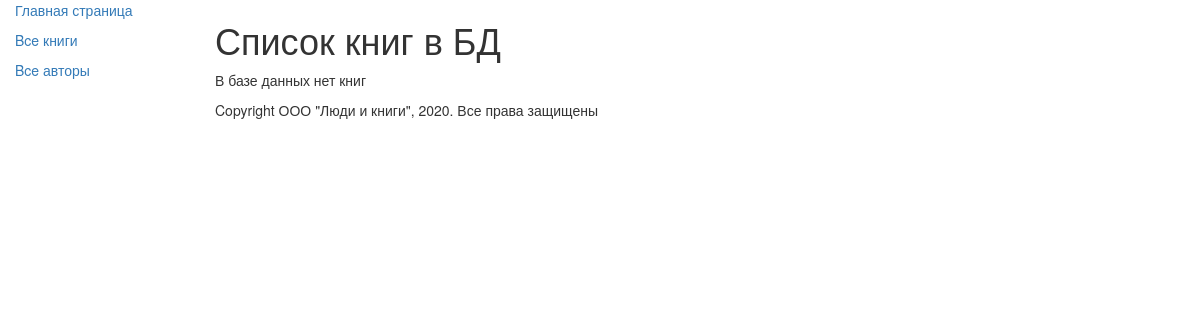
The page /books/ on the database as committed earlier.
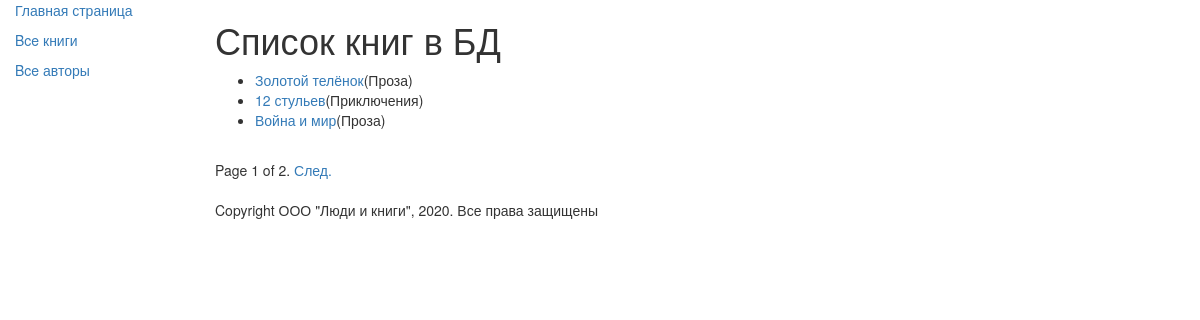
The same page on the database as committed later.
### catalog/models.py (models this page shows, shortened)
class Book(models.Model):
    title    = models.CharField(max_length=150, help_text='Введите название книги', verbose_name='Название книги')
    genre    = models.ForeignKey('Genre', on_delete=models.CASCADE, help_text="Выберите жанр для книги", verbose_name="Жанр книги", null=True)
    language = models.ForeignKey('Language', on_delete=models.CASCADE, help_text="Выберите язык книги", verbose_name="Язык книги", null=True)
    author   = models.ManyToManyField('Author', help_text="Выберите автора книги", verbose_name="Автор книги")
    summary  = models.TextField(max_length=1000, help_text="Введите краткое описание книги", verbose_name="Аннотация книги")
    isbn     = models.CharField(max_length=13, help_text="Должно содержать 13 символов", verbose_name="ISBN книги")
    def get_absolute_url(self):
        return reverse('book-detail', args=[str(self.id)])
    def display_author(self):
        return ', '.join([author.last_name for author in self.author.all()])
    display_author.short_description = 'Авторы'

class Genre(models.Model):
    name = models.CharField(max_length=200, help_text='Введите жанр книги', verbose_name='Жанр книги')
    def __str__(self):
        return self.name

### catalog/views.py (the view)
# urls.py: re_path(r'^books/$', views.BookListView.as_view(), name='books'),
class BookListView(generic.ListView):
    model = Book
    paginate_by = 3

### catalog/templates/catalog/book_list.html
{% extends "catalog/base.html" %}
{% block content %}
    <h1>Список книг в БД</h1>
    {% if book_list %}
        <ul>
            {% for book in book_list %}
            <li><a href="{{ book.get_absolute_url }}">{{ book.title }}</a>({{ book.genre }})</li>
            {% endfor %}
        </ul>
    {% else %}
        <p>В базе данных нет книг</p>
    {% endif %}
{% endblock %}

Rows that differ between the two databases and show on the page:
added Book: title "Золотой телёнок", genre "Проза"
added Book: title "12 стульев", genre "Приключения"
added Book: title "Война и мир", genre "Проза"
Other text that changed with them:
{{ page_obj.number }}: (not shown) → "1"
{{ page_obj.paginator.num_pages }}: (not shown) → "2"
text no longer shown: "В базе данных нет книг"
text now shown: "Page of . След."
